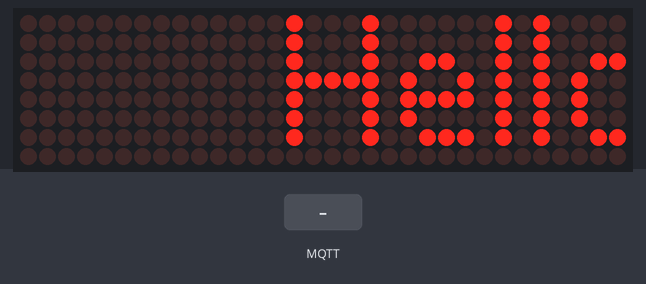
Bench run of a program on a simulated ESP32. On the bench: 32×8 LED matrix. The test bench sets the inputs (shaded band). WiFi joins after 1.5 s; servers stay silent unless stated; random numbers use the default seed unless the program sets one; no MQTT or app messages arrive unless stated; what the program prints to the serial monitor is not drawn.

Above: at 2.76 s.
2.8 s: MQTT message "1" arrives on the first subscribed topic
At 2.9 s:
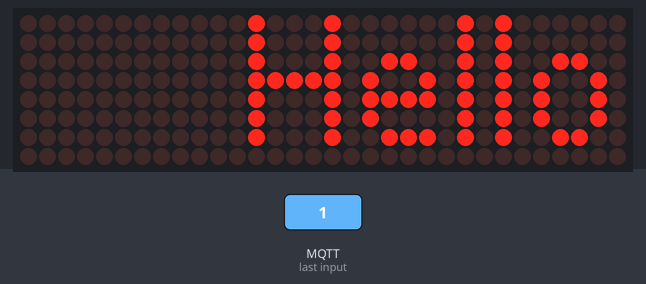
4.5 s: MQTT message "on" arrives on the first subscribed topic
6.0 s: MQTT message "off" arrives on the first subscribed topic
At 11.0 s:
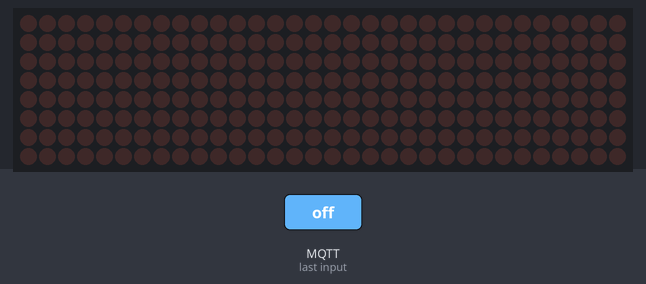

The program:

main.cpp
```cpp
// wifi
#include <WiFi.h>
#include <PubSubClient.h>
#include <ArduinoJson.h>

// Update these with values suitable for your network.
const char *ssid = "Wokwi-GUEST";
const char *password = "";
const char *mqtt_server = "broker.emqx.io";

// wifi
WiFiClient espClient;
PubSubClient client(espClient);
unsigned long lastMsg = 0;
#define MSG_BUFFER_SIZE (50)
char msg[MSG_BUFFER_SIZE];
int value = 0;

// dot matrix
#include <MD_Parola.h>
#include <MD_MAX72xx.h>
#include <SPI.h>

// Uncomment according to your hardware type
#define HARDWARE_TYPE MD_MAX72XX::PAROLA_HW

// Defining size, and output pins
#define MAX_DEVICES 4
#define CS_PIN 5
#define LDR_PIN 36

// init led matrix
MD_Parola Display = MD_Parola(HARDWARE_TYPE, CS_PIN, MAX_DEVICES);

// init message
String receivedMessage;
String message;

void setup_wifi()
{
  delay(10);
  // We start by connecting to a WiFi network
  Serial.println();
  Serial.print("Connecting to ");
  Serial.println(ssid);

  // setting wifi chip sebagai station/client
  WiFi.mode(WIFI_STA);
  WiFi.begin(ssid, password);

  // wait for connection
  while (WiFi.status() != WL_CONNECTED)
  {
    delay(500);
    Serial.print(".");
  }

  // ?
  randomSeed(micros());

  // logging
  Serial.println("");
  Serial.println("WiFi connected");
  Serial.print("IP address: ");
  Serial.println(WiFi.localIP());
}

void setMessageOnLed()
{

  // config
  StaticJsonDocument<200> doc;

  // Deserialize the JSON document
  DeserializationError error = deserializeJson(doc, receivedMessage);
  if (error)
  {
    Serial.print(F("deserializeJson() failed: "));
    Serial.println(error.f_str());
  }

  // Extract values
  message = doc["message"].as<String>();
}


// subscribe
void callback(char *topic, byte *payload, unsigned int length)
{

  // print message
  Serial.print("Message arrived [");
  Serial.print(topic);
  Serial.print("] ");
  receivedMessage = "";
  for (int i = 0; i < length; i++)
  {
    receivedMessage += (char)payload[i];
  }
  Serial.println(receivedMessage);

  setMessageOnLed();
}


// reconnect to mqtt
void reconnect()
{

  // Loop until we're reconnected
  while (!client.connected())
  {
    Serial.print("Attempting MQTT connection... ");
    Serial.println(mqtt_server);
    String clientId = "ESP32Client-";
    clientId += String(random(0xffff), HEX);
    if (client.connect(clientId.c_str()))
    {
      Serial.println("Connected");
      client.subscribe("tesarptm");
    }
    else
    {
      Serial.print("failed, rc=");
      Serial.println(client.state());
      Serial.println("try again in 5 seconds");
      delay(5000);
    }
  }
}

void setup()
{

  // config
  setup_wifi();
  client.setServer(mqtt_server, 1883);
  client.setCallback(callback);
  Serial.begin(9600);

  // dot led matrix
  pinMode(LDR_PIN, INPUT);

  // begin display
  Display.begin();
  Display.setIntensity(0); // Set the intensity (brightness) of the display (0-15):
  Display.displayClear();
  Display.displayText("Hello world!", PA_CENTER, 70, 0, PA_SCROLL_LEFT, PA_SCROLL_LEFT);
}

void loop()
{

  // reconnect if not connect
  if (!client.connected())
  {
    reconnect();
  }

  // listener
  client.loop();

  // publish every 2000 ms
  // unsigned long now = millis();
  // if (now - lastMsg > 2000)
  // {
  //   lastMsg = now;
  //   ++value;
  //   snprintf(msg, MSG_BUFFER_SIZE, "Indobot #%ld", value);
  //   Serial.print("Publish message: ");
  //   Serial.println(msg);
  //   client.publish("/indobot/p/mqtt", msg);
  // }

  if (Display.displayAnimate() && message != "")
  {
    Display.displayText(message.c_str(), PA_CENTER, 70, 0, PA_SCROLL_LEFT, PA_SCROLL_LEFT);
    delay(500);
    Display.displayReset();
  }
}
```

Measured:
- what the display in image 2 shows lasts 0.5 s, from 10.6 s to 11.1 s
